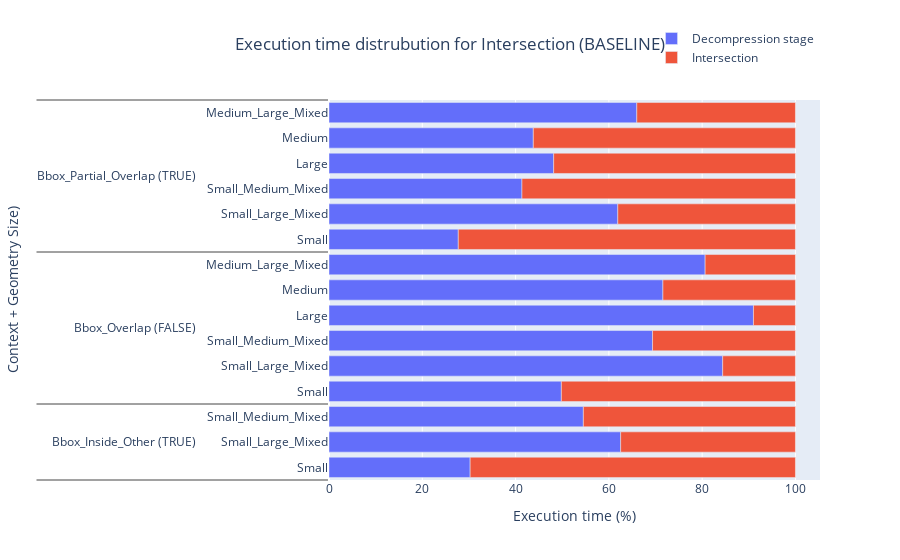
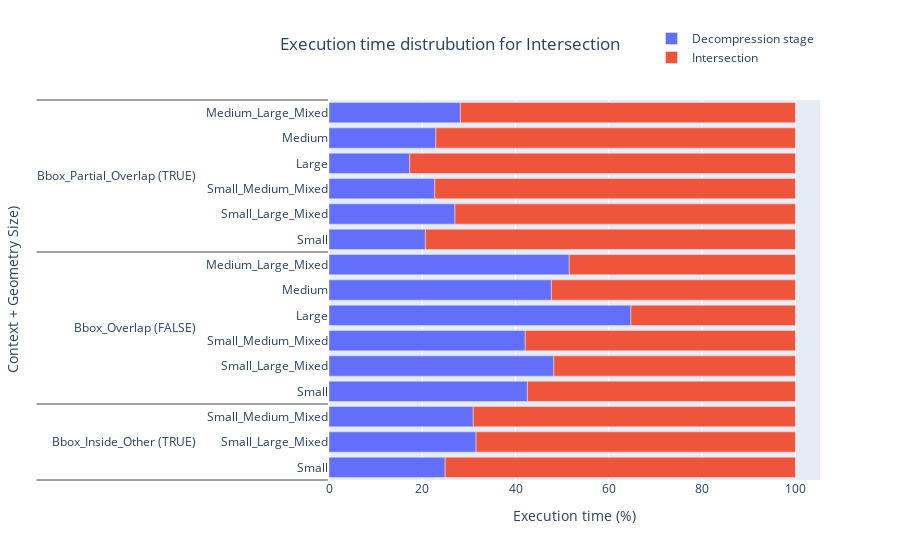
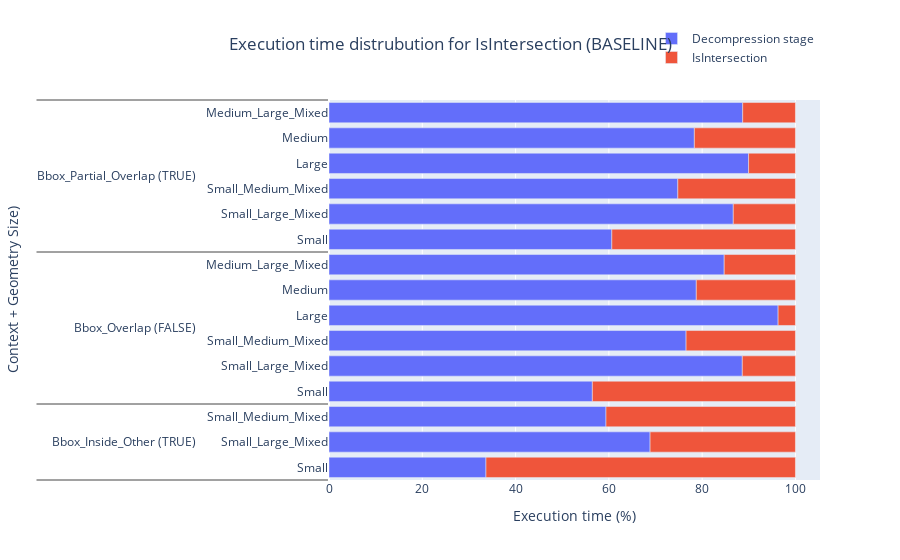
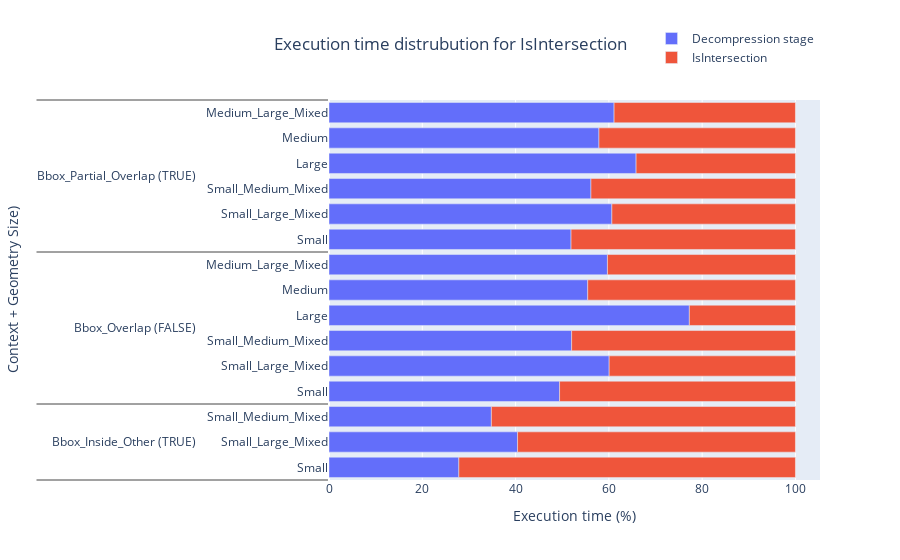

Notebook source saved alongside these figures, in order:
### Markdown cell above
#### Partial Decompression Fraction of Execution

### Code cell
plot_partial_decomp_frac(partial_frac_df, is_predicate=False, is_baseline=True)
plot_partial_decomp_frac(partial_frac_df, is_predicate=False, is_baseline=False)
plot_partial_decomp_frac(partial_frac_df, is_predicate=True, is_baseline=True)
plot_partial_decomp_frac(partial_frac_df, is_predicate=True, is_baseline=False)

### Figure 1 — Plotly figure (JSON) as saved in the notebook; plotly's stock layout.template omitted (floating-point values rounded to 4 significant figures)
{"data": [{"name": "Decompression stage", "orientation": "h", "type": "bar", "x": [30.26, 62.53, 54.53, 91.0, 71.59, 80.64, 49.81, 84.4, 69.36, 48.17, 43.8, 65.99, 27.72, 61.91, 41.37], "y": [["Bbox_Inside_Other (TRUE)", "Bbox_Inside_Other (TRUE)", "Bbox_Inside_Other (TRUE)", "Bbox_Overlap (FALSE)", "Bbox_Overlap (FALSE)", "Bbox_Overlap (FALSE)", "Bbox_Overlap (FALSE)", "Bbox_Overlap (FALSE)", "Bbox_Overlap (FALSE)", "Bbox_Partial_Overlap (TRUE)", "Bbox_Partial_Overlap (TRUE)", "Bbox_Partial_Overlap (TRUE)", "Bbox_Partial_Overlap (TRUE)", "Bbox_Partial_Overlap (TRUE)", "Bbox_Partial_Overlap (TRUE)"], ["Small", "Small_Large_Mixed", "Small_Medium_Mixed", "Large", "Medium", "Medium_Large_Mixed", "Small", "Small_Large_Mixed", "Small_Medium_Mixed", "Large", "Medium", "Medium_Large_Mixed", "Small", "Small_Large_Mixed", "Small_Medium_Mixed"]]}, {"name": "Intersection", "orientation": "h", "type": "bar", "x": [69.74, 37.47, 45.47, 9.003, 28.41, 19.36, 50.19, 15.6, 30.64, 51.83, 56.2, 34.01, 72.28, 38.09, 58.63], "y": [["Bbox_Inside_Other (TRUE)", "Bbox_Inside_Other (TRUE)", "Bbox_Inside_Other (TRUE)", "Bbox_Overlap (FALSE)", "Bbox_Overlap (FALSE)", "Bbox_Overlap (FALSE)", "Bbox_Overlap (FALSE)", "Bbox_Overlap (FALSE)", "Bbox_Overlap (FALSE)", "Bbox_Partial_Overlap (TRUE)", "Bbox_Partial_Overlap (TRUE)", "Bbox_Partial_Overlap (TRUE)", "Bbox_Partial_Overlap (TRUE)", "Bbox_Partial_Overlap (TRUE)", "Bbox_Partial_Overlap (TRUE)"], ["Small", "Small_Large_Mixed", "Small_Medium_Mixed", "Large", "Medium", "Medium_Large_Mixed", "Small", "Small_Large_Mixed", "Small_Medium_Mixed", "Large", "Medium", "Medium_Large_Mixed", "Small", "Small_Large_Mixed", "Small_Medium_Mixed"]]}], "layout": {"barmode": "relative", "legend": {"x": 0.997, "xanchor": "right", "y": 1.2, "yanchor": "top"}, "title": {"text": "Execution time distrubution for Intersection (BASELINE)", "x": 0.5}, "xaxis": {"title": {"text": "Execution time (%)"}}, "yaxis": {"title": {"text": "Context + Geometry Size)"}}}}

### Figure 2 — Plotly figure (JSON) as saved in the notebook; plotly's stock layout.template omitted (floating-point values rounded to 4 significant figures)
{"data": [{"name": "Decompression stage", "orientation": "h", "type": "bar", "x": [24.9, 31.53, 30.93, 64.72, 47.68, 51.51, 42.54, 48.21, 42.07, 17.32, 22.91, 28.15, 20.67, 27.01, 22.67], "y": [["Bbox_Inside_Other (TRUE)", "Bbox_Inside_Other (TRUE)", "Bbox_Inside_Other (TRUE)", "Bbox_Overlap (FALSE)", "Bbox_Overlap (FALSE)", "Bbox_Overlap (FALSE)", "Bbox_Overlap (FALSE)", "Bbox_Overlap (FALSE)", "Bbox_Overlap (FALSE)", "Bbox_Partial_Overlap (TRUE)", "Bbox_Partial_Overlap (TRUE)", "Bbox_Partial_Overlap (TRUE)", "Bbox_Partial_Overlap (TRUE)", "Bbox_Partial_Overlap (TRUE)", "Bbox_Partial_Overlap (TRUE)"], ["Small", "Small_Large_Mixed", "Small_Medium_Mixed", "Large", "Medium", "Medium_Large_Mixed", "Small", "Small_Large_Mixed", "Small_Medium_Mixed", "Large", "Medium", "Medium_Large_Mixed", "Small", "Small_Large_Mixed", "Small_Medium_Mixed"]]}, {"name": "Intersection", "orientation": "h", "type": "bar", "x": [75.1, 68.47, 69.07, 35.28, 52.32, 48.49, 57.46, 51.79, 57.93, 82.68, 77.09, 71.85, 79.33, 72.99, 77.33], "y": [["Bbox_Inside_Other (TRUE)", "Bbox_Inside_Other (TRUE)", "Bbox_Inside_Other (TRUE)", "Bbox_Overlap (FALSE)", "Bbox_Overlap (FALSE)", "Bbox_Overlap (FALSE)", "Bbox_Overlap (FALSE)", "Bbox_Overlap (FALSE)", "Bbox_Overlap (FALSE)", "Bbox_Partial_Overlap (TRUE)", "Bbox_Partial_Overlap (TRUE)", "Bbox_Partial_Overlap (TRUE)", "Bbox_Partial_Overlap (TRUE)", "Bbox_Partial_Overlap (TRUE)", "Bbox_Partial_Overlap (TRUE)"], ["Small", "Small_Large_Mixed", "Small_Medium_Mixed", "Large", "Medium", "Medium_Large_Mixed", "Small", "Small_Large_Mixed", "Small_Medium_Mixed", "Large", "Medium", "Medium_Large_Mixed", "Small", "Small_Large_Mixed", "Small_Medium_Mixed"]]}], "layout": {"barmode": "relative", "legend": {"x": 0.997, "xanchor": "right", "y": 1.2, "yanchor": "top"}, "title": {"text": "Execution time distrubution for Intersection ", "x": 0.5}, "xaxis": {"title": {"text": "Execution time (%)"}}, "yaxis": {"title": {"text": "Context + Geometry Size)"}}}}

### Figure 3 — Plotly figure (JSON) as saved in the notebook; plotly's stock layout.template omitted (floating-point values rounded to 4 significant figures)
{"data": [{"name": "Decompression stage", "orientation": "h", "type": "bar", "x": [33.65, 68.84, 59.38, 96.28, 78.74, 84.72, 56.46, 88.61, 76.55, 89.95, 78.33, 88.69, 60.64, 86.67, 74.78], "y": [["Bbox_Inside_Other (TRUE)", "Bbox_Inside_Other (TRUE)", "Bbox_Inside_Other (TRUE)", "Bbox_Overlap (FALSE)", "Bbox_Overlap (FALSE)", "Bbox_Overlap (FALSE)", "Bbox_Overlap (FALSE)", "Bbox_Overlap (FALSE)", "Bbox_Overlap (FALSE)", "Bbox_Partial_Overlap (TRUE)", "Bbox_Partial_Overlap (TRUE)", "Bbox_Partial_Overlap (TRUE)", "Bbox_Partial_Overlap (TRUE)", "Bbox_Partial_Overlap (TRUE)", "Bbox_Partial_Overlap (TRUE)"], ["Small", "Small_Large_Mixed", "Small_Medium_Mixed", "Large", "Medium", "Medium_Large_Mixed", "Small", "Small_Large_Mixed", "Small_Medium_Mixed", "Large", "Medium", "Medium_Large_Mixed", "Small", "Small_Large_Mixed", "Small_Medium_Mixed"]]}, {"name": "IsIntersection", "orientation": "h", "type": "bar", "x": [66.35, 31.16, 40.62, 3.718, 21.26, 15.28, 43.54, 11.39, 23.45, 10.05, 21.67, 11.31, 39.36, 13.33, 25.22], "y": [["Bbox_Inside_Other (TRUE)", "Bbox_Inside_Other (TRUE)", "Bbox_Inside_Other (TRUE)", "Bbox_Overlap (FALSE)", "Bbox_Overlap (FALSE)", "Bbox_Overlap (FALSE)", "Bbox_Overlap (FALSE)", "Bbox_Overlap (FALSE)", "Bbox_Overlap (FALSE)", "Bbox_Partial_Overlap (TRUE)", "Bbox_Partial_Overlap (TRUE)", "Bbox_Partial_Overlap (TRUE)", "Bbox_Partial_Overlap (TRUE)", "Bbox_Partial_Overlap (TRUE)", "Bbox_Partial_Overlap (TRUE)"], ["Small", "Small_Large_Mixed", "Small_Medium_Mixed", "Large", "Medium", "Medium_Large_Mixed", "Small", "Small_Large_Mixed", "Small_Medium_Mixed", "Large", "Medium", "Medium_Large_Mixed", "Small", "Small_Large_Mixed", "Small_Medium_Mixed"]]}], "layout": {"barmode": "relative", "legend": {"x": 0.997, "xanchor": "right", "y": 1.2, "yanchor": "top"}, "title": {"text": "Execution time distrubution for IsIntersection (BASELINE)", "x": 0.5}, "xaxis": {"title": {"text": "Execution time (%)"}}, "yaxis": {"title": {"text": "Context + Geometry Size)"}}}}

### Figure 4 — Plotly figure (JSON) as saved in the notebook; plotly's stock layout.template omitted (floating-point values rounded to 4 significant figures)
{"data": [{"name": "Decompression stage", "orientation": "h", "type": "bar", "x": [27.84, 40.43, 34.81, 77.25, 55.47, 59.7, 49.43, 60.06, 52.02, 65.84, 57.87, 61.12, 51.89, 60.65, 56.16], "y": [["Bbox_Inside_Other (TRUE)", "Bbox_Inside_Other (TRUE)", "Bbox_Inside_Other (TRUE)", "Bbox_Overlap (FALSE)", "Bbox_Overlap (FALSE)", "Bbox_Overlap (FALSE)", "Bbox_Overlap (FALSE)", "Bbox_Overlap (FALSE)", "Bbox_Overlap (FALSE)", "Bbox_Partial_Overlap (TRUE)", "Bbox_Partial_Overlap (TRUE)", "Bbox_Partial_Overlap (TRUE)", "Bbox_Partial_Overlap (TRUE)", "Bbox_Partial_Overlap (TRUE)", "Bbox_Partial_Overlap (TRUE)"], ["Small", "Small_Large_Mixed", "Small_Medium_Mixed", "Large", "Medium", "Medium_Large_Mixed", "Small", "Small_Large_Mixed", "Small_Medium_Mixed", "Large", "Medium", "Medium_Large_Mixed", "Small", "Small_Large_Mixed", "Small_Medium_Mixed"]]}, {"name": "IsIntersection", "orientation": "h", "type": "bar", "x": [72.16, 59.57, 65.19, 22.75, 44.53, 40.3, 50.57, 39.94, 47.98, 34.16, 42.13, 38.88, 48.11, 39.35, 43.84], "y": [["Bbox_Inside_Other (TRUE)", "Bbox_Inside_Other (TRUE)", "Bbox_Inside_Other (TRUE)", "Bbox_Overlap (FALSE)", "Bbox_Overlap (FALSE)", "Bbox_Overlap (FALSE)", "Bbox_Overlap (FALSE)", "Bbox_Overlap (FALSE)", "Bbox_Overlap (FALSE)", "Bbox_Partial_Overlap (TRUE)", "Bbox_Partial_Overlap (TRUE)", "Bbox_Partial_Overlap (TRUE)", "Bbox_Partial_Overlap (TRUE)", "Bbox_Partial_Overlap (TRUE)", "Bbox_Partial_Overlap (TRUE)"], ["Small", "Small_Large_Mixed", "Small_Medium_Mixed", "Large", "Medium", "Medium_Large_Mixed", "Small", "Small_Large_Mixed", "Small_Medium_Mixed", "Large", "Medium", "Medium_Large_Mixed", "Small", "Small_Large_Mixed", "Small_Medium_Mixed"]]}], "layout": {"barmode": "relative", "legend": {"x": 0.997, "xanchor": "right", "y": 1.2, "yanchor": "top"}, "title": {"text": "Execution time distrubution for IsIntersection ", "x": 0.5}, "xaxis": {"title": {"text": "Execution time (%)"}}, "yaxis": {"title": {"text": "Context + Geometry Size)"}}}}
